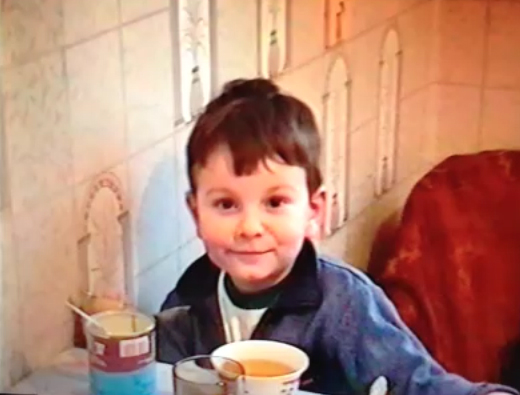
#> input picture image.jpg, 520 x 395 px
$ python test.py   (Python 2 division)   (older library calls are emulated)
#> lines starting #> are read from the running program, lines starting #| are printed output that depends on the picture
import struct
from PIL import Image
import scipy
import scipy.misc
import scipy.cluster
import numpy as np

def getcol(codes, NUM_CLUSTERS):
	s = set()
	for c in range(0, NUM_CLUSTERS):
		peak = codes[c]
		peak = peak.astype(int)
		colour = ''.join(format(c, '02x') for c in peak)
		final = ('#%s' % colour)
		s.add(final)
	return s

NUM_CLUSTERS = 7

print('reading image')
im = Image.open('image.jpg')
#> im is the input picture: PIL image 520x395 RGB; mean R, G, B 179.7, 132.3, 114.9
im = im.resize((150, 150))
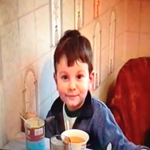
#> im: PIL image 150x150 RGB; mean R, G, B 179.7, 132.3, 114.9

ar = scipy.misc.fromimage(im)
shape = ar.shape
#> shape = (150, 150, 3)
#> (the run stopped early here; a loop or call above may not have finished)
